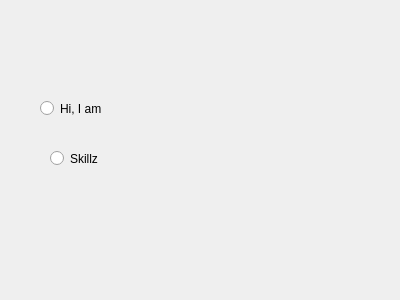
<?xml version="1.0" encoding="UTF-8"?>
<ui version="4.0">
 <class>SkillWindow</class>
 <widget class="QDialog" name="SkillWindow">
  <property name="geometry">
   <rect>
    <x>0</x>
    <y>0</y>
    <width>400</width>
    <height>300</height>
   </rect>
  </property>
  <property name="windowTitle">
   <string>Skill</string>
  </property>
  <widget class="QRadioButton" name="radioButton">
   <property name="geometry">
    <rect>
     <x>40</x>
     <y>100</y>
     <width>82</width>
     <height>17</height>
    </rect>
   </property>
   <property name="text">
    <string>Hi, I am</string>
   </property>
  </widget>
  <widget class="QRadioButton" name="radioButton_2">
   <property name="geometry">
    <rect>
     <x>50</x>
     <y>150</y>
     <width>82</width>
     <height>17</height>
    </rect>
   </property>
   <property name="text">
    <string>Skillz</string>
   </property>
  </widget>
 </widget>
 <layoutdefault spacing="6" margin="11"/>
 <resources/>
 <connections/>
</ui>
